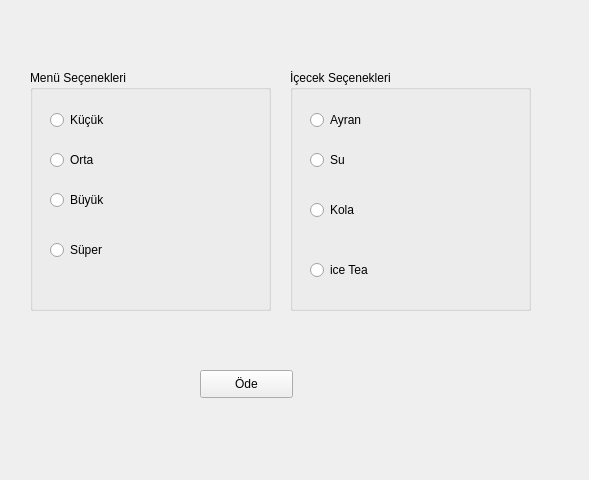
<?xml version="1.0" encoding="UTF-8"?>
<ui version="4.0">
 <class>Form</class>
 <widget class="QWidget" name="Form">
  <property name="geometry">
   <rect>
    <x>0</x>
    <y>0</y>
    <width>589</width>
    <height>480</height>
   </rect>
  </property>
  <property name="windowTitle">
   <string>Form</string>
  </property>
  <widget class="QGroupBox" name="groupBox_3">
   <property name="geometry">
    <rect>
     <x>290</x>
     <y>70</y>
     <width>241</width>
     <height>241</height>
    </rect>
   </property>
   <property name="title">
    <string>İçecek Seçenekleri</string>
   </property>
   <widget class="QRadioButton" name="radioButton_ayran">
    <property name="geometry">
     <rect>
      <x>20</x>
      <y>40</y>
      <width>95</width>
      <height>20</height>
     </rect>
    </property>
    <property name="text">
     <string>Ayran</string>
    </property>
   </widget>
   <widget class="QRadioButton" name="radioButton_su">
    <property name="geometry">
     <rect>
      <x>20</x>
      <y>80</y>
      <width>95</width>
      <height>20</height>
     </rect>
    </property>
    <property name="text">
     <string>Su</string>
    </property>
   </widget>
   <widget class="QRadioButton" name="radioButton_kola">
    <property name="geometry">
     <rect>
      <x>20</x>
      <y>130</y>
      <width>95</width>
      <height>20</height>
     </rect>
    </property>
    <property name="text">
     <string>Kola</string>
    </property>
   </widget>
   <widget class="QRadioButton" name="radioButton_icetea">
    <property name="geometry">
     <rect>
      <x>20</x>
      <y>190</y>
      <width>95</width>
      <height>20</height>
     </rect>
    </property>
    <property name="text">
     <string>ice Tea</string>
    </property>
   </widget>
  </widget>
  <widget class="QGroupBox" name="groupBox_menusecenekleri">
   <property name="geometry">
    <rect>
     <x>30</x>
     <y>70</y>
     <width>241</width>
     <height>241</height>
    </rect>
   </property>
   <property name="title">
    <string>Menü Seçenekleri</string>
   </property>
   <widget class="QRadioButton" name="radioButton_kucuk">
    <property name="geometry">
     <rect>
      <x>20</x>
      <y>40</y>
      <width>95</width>
      <height>20</height>
     </rect>
    </property>
    <property name="text">
     <string>Küçük </string>
    </property>
   </widget>
   <widget class="QRadioButton" name="radioButton_orta">
    <property name="geometry">
     <rect>
      <x>20</x>
      <y>80</y>
      <width>95</width>
      <height>20</height>
     </rect>
    </property>
    <property name="text">
     <string>Orta</string>
    </property>
   </widget>
   <widget class="QRadioButton" name="radioButton_buyuk">
    <property name="geometry">
     <rect>
      <x>20</x>
      <y>120</y>
      <width>95</width>
      <height>20</height>
     </rect>
    </property>
    <property name="text">
     <string>Büyük</string>
    </property>
   </widget>
   <widget class="QRadioButton" name="radioButton_super">
    <property name="geometry">
     <rect>
      <x>20</x>
      <y>170</y>
      <width>95</width>
      <height>20</height>
     </rect>
    </property>
    <property name="text">
     <string>Süper</string>
    </property>
   </widget>
  </widget>
  <widget class="QPushButton" name="pushButton">
   <property name="geometry">
    <rect>
     <x>200</x>
     <y>370</y>
     <width>93</width>
     <height>28</height>
    </rect>
   </property>
   <property name="text">
    <string>Öde</string>
   </property>
  </widget>
 </widget>
 <resources/>
 <connections/>
</ui>
